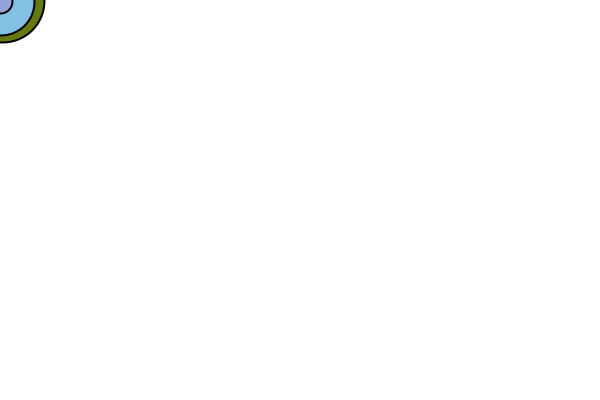
Frame 1 (no input)
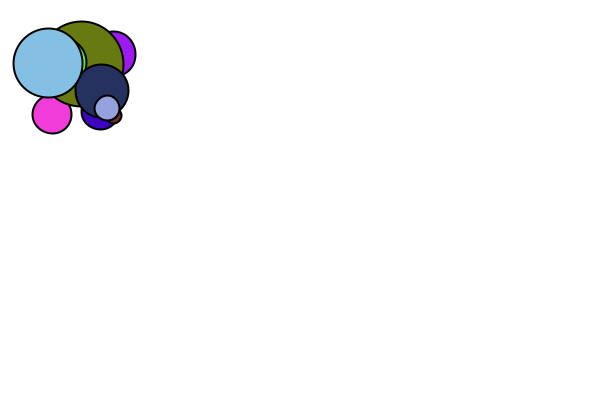
Frame 60 (the mouse pressed at the canvas centre just before this capture)
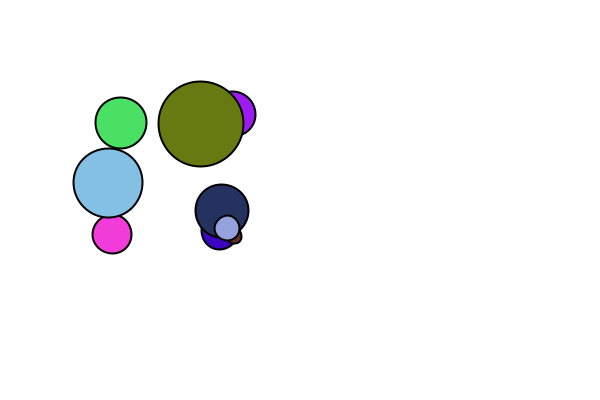
Frame 120 (the mouse held since frame 60 and released just before this capture)

The Processing sketch that drew these frames (run headless with seeded random() and noise(); from frame 60 on, the mouse is pressed at the canvas centre):

// Processing sketch: bouncingBall
// ── bouncingBall.pde
Ball[] balls = new Ball[10];

float x = width/2;
float y = 100;
//int speedX = 1;
//Ball myBall = new Ball(3,2,color(127));

void setup(){
size(600, 400);
smooth();
for(int i = 0; i < balls.length; i++){
  balls[i] = new Ball(random(1,7),random(1,7),color(random(255),random(255),random(255)),random(10,100));
}
}

void draw(){
  background(255);
  /*fill(127);
  ellipseMode(CENTER);
  ellipse(x,y,32,32);
  */
  for(int i = 0; i < balls.length; i++){
  balls[i].move();
  balls[i].display();
  }
}

// ── Ball.pde
class Ball
{
 Vector2D loc;
 Vector2D speed;
 color c;
 float size;
 
 
 Ball(float speedX, float speedY, color c,float size)
 {
   this.c = c;
   loc = new Vector2D(0,0);
   speed = new Vector2D(speedX, speedY);
   this.size = size;   
 }
 
 void move()
 {
   
   
   if (loc.x > width-size/2){
    speed.x = int(random(-3,0));
  }if(loc.x < 0+size/2){
   speed.x = int(random(0, 3)); 
  }
  if (loc.y > height-size/2){
    speed.y = int(random(-3,0));
  }if(loc.y < 0+size/2){
   speed.y =  int(random(0, 3)); 
  }
  
  loc.add(speed);
 }
 
 void display(){
   stroke(0);
   strokeWeight(2);
   fill(c);
   circle(loc.x,loc.y,size);
 }
}

// ── Vector2D.pde
class Vector2D
{
 //field vars
 float x;
 float y;
 
 //constructor
 Vector2D(float x, float y)
 {
  this.x = x;
  this.y = y;
 }
 
 void add(Vector2D v)
 {
 x = x + v.x;
 y = y + v.y;
 }
 
 void sub(Vector2D v)
  {
    x = x - v.x;
    y = y - v.y;
  }
  
  void mult(float n)
  {
  x = x * n;
  y = y * n;
  }
  
  float mag()
  {
    float mag;
    mag = sqrt((x*x)+(y*y));
    return mag;
  }
  

  void normalize()
  {
     float m = mag();
 if (m != 0) {
   mult(1/m);
 } 
   }
}
